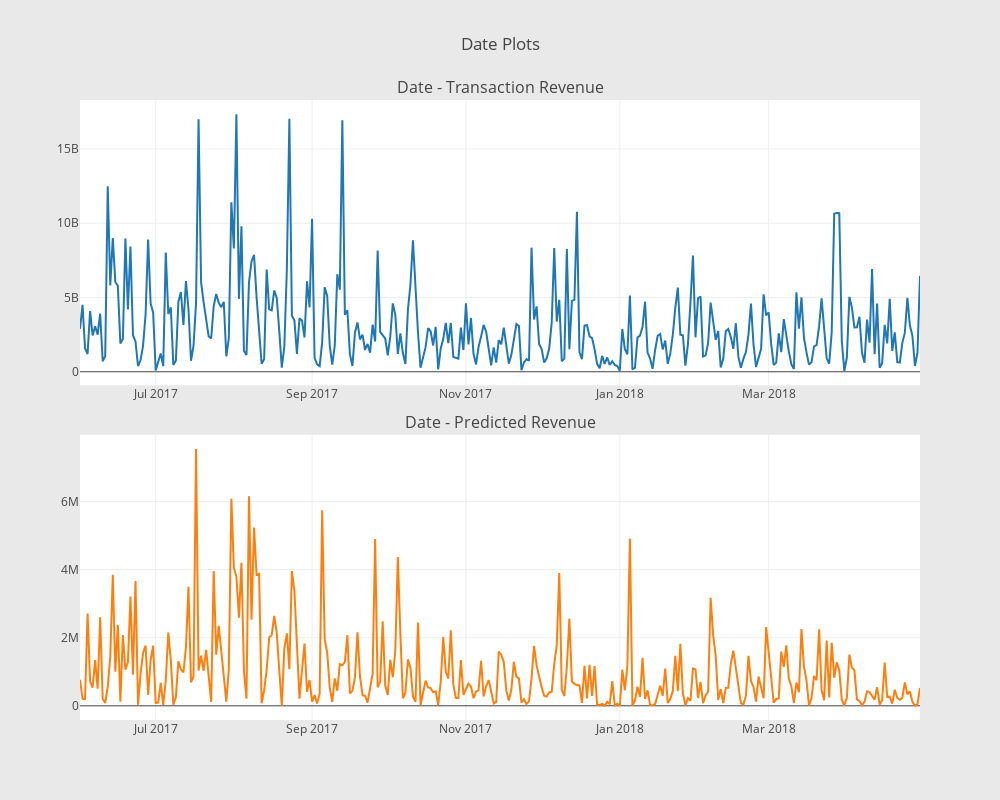

The cell this chart's notebook holds for it:
### Markdown cell above
## Validation Dataset Timeseries visualization

### Code cell
pred_val[pred_val<0] = 0
val_pred_df = pd.DataFrame({"date":val_df["date"].values})
val_pred_df["transactionRevenue"] = val_df["totals.transactionRevenue"].values
val_pred_df["PredictedRevenue"] = np.expm1(pred_val)
val_pred_df = val_pred_df.groupby("date")["transactionRevenue", "PredictedRevenue"].sum().reset_index()


time_rev = val_pred_df.groupby('date')['transactionRevenue'].sum()
time_rev_pre = val_pred_df.groupby('date')['PredictedRevenue'].sum()


time_rev = time_rev.sort_index()
time_rev_pre = time_rev_pre.sort_index()

time_rev= go.Scatter( x=time_rev.index,y=time_rev.values,showlegend=False)
time_rev_pre= go.Scatter( x=time_rev_pre.index,y=time_rev_pre.values,showlegend=False)


fig = tools.make_subplots(rows=2, cols=1, vertical_spacing=0.08,subplot_titles=["Date - Transaction Revenue","Date - Predicted Revenue"])
fig.append_trace(time_rev, 1, 1)
fig.append_trace(time_rev_pre, 2, 1)

fig['layout'].update(height=800, width=1000, paper_bgcolor='rgb(233,233,233)', title="Date Plots")
py.iplot(fig, filename='date-plots')

### Figure 1 — Plotly figure (JSON) as saved in the notebook; plotly's stock layout.template omitted (floating-point values rounded to 4 significant figures; data arrays with more than 128 entries replaced by an {"elided": "..."} marker saying what was removed)
{"data": [{"showlegend": false, "type": "scatter", "uid": "49599300-9e79-4efc-98b3-5d30e4e7e640", "x": {"elided": "334 str values"}, "xaxis": "x", "y": {"elided": "334 int values"}, "yaxis": "y"}, {"showlegend": false, "type": "scatter", "uid": "47d69583-bbbc-4070-a5e5-579be203103f", "x": {"elided": "334 str values"}, "xaxis": "x2", "y": {"elided": "334 float values"}, "yaxis": "y2"}], "layout": {"annotations": [{"font": {"size": 16}, "showarrow": false, "text": "Date - Transaction Revenue", "x": 0.5, "xanchor": "center", "xref": "paper", "y": 1, "yanchor": "bottom", "yref": "paper"}, {"font": {"size": 16}, "showarrow": false, "text": "Date - Predicted Revenue", "x": 0.5, "xanchor": "center", "xref": "paper", "y": 0.46, "yanchor": "bottom", "yref": "paper"}], "height": 800, "paper_bgcolor": "rgb(233,233,233)", "title": {"text": "Date Plots"}, "width": 1000, "xaxis": {"anchor": "y", "domain": [0, 1]}, "xaxis2": {"anchor": "y2", "domain": [0, 1]}, "yaxis": {"anchor": "x", "domain": [0.54, 1]}, "yaxis2": {"anchor": "x2", "domain": [0, 0.46]}}}
